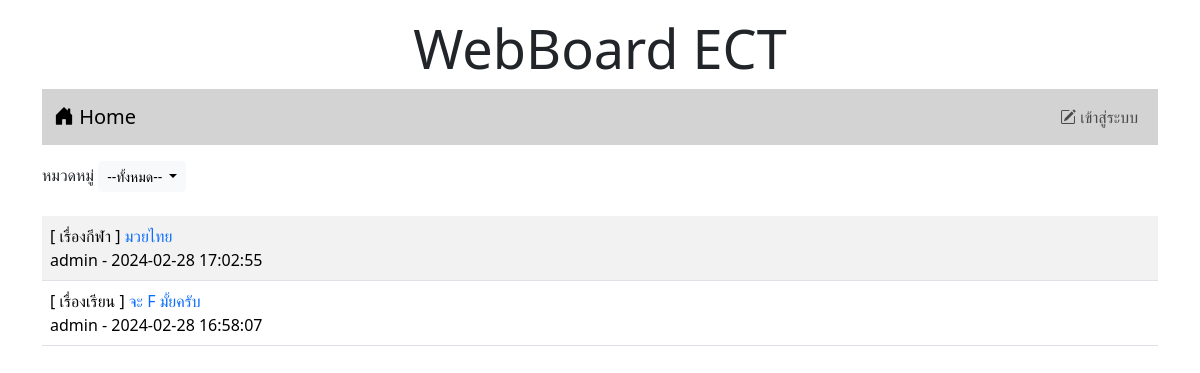
Before: / with the older database file.
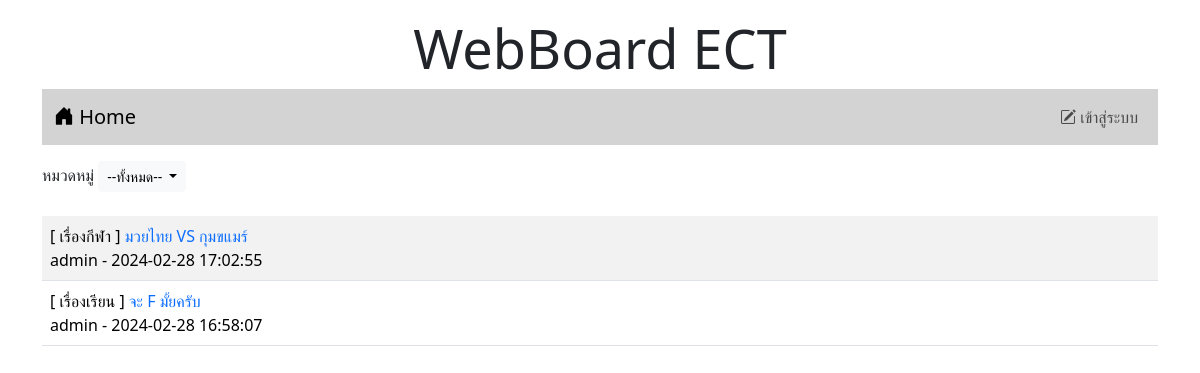
After: the same page with the newer database file.
### tables this page shows
CREATE TABLE `post` (
  `id` int(11) NOT NULL,
  `title` varchar(128) NOT NULL,
  `content` varchar(2048) NOT NULL,
  `post_date` datetime NOT NULL,
  `cat_id` int(11) NOT NULL,
  `user_id` int(11) NOT NULL
);

CREATE TABLE `category` (
  `id` int(11) NOT NULL,
  `name` varchar(32) NOT NULL
);

CREATE TABLE `user` (
  `id` int(11) NOT NULL,
  `login` varchar(32) NOT NULL,
  `password` varchar(64) NOT NULL,
  `name` varchar(64) NOT NULL,
  `gender` char(1) NOT NULL,
  `email` varchar(32) NOT NULL,
  `role` char(1) NOT NULL
);

### index.php (the view, shortened to what this page needs)
<!DOCTYPE html>
<html lang="en">
<head>
    <link rel="stylesheet" href="bootstrap-5.3.2-dist/css/bootstrap.min.css">
    <link rel="stylesheet" href="https://cdn.jsdelivr.net/npm/bootstrap-icons@1.11.3/font/bootstrap-icons.min.css">
</head>
<body>
    <div class="container-lg">
    <h1 style="text-align: center;font-size: 54px;"class="mt-3">WebBoard ECT</h1>
    <?php include "nav.php" ?>
<div class="mt-3 d-flex justify-content-between">
    <div>
    <label>หมวดหมู่</label>
        <span class="dropdown">
            <button class="btn btn-light btn-sm dropdown-toggle" type="button" data-bs-toggle="dropdown" aria-expanded="false">
            --ทั้งหมด--
        </button>
        </span>
    </div>
    </div>
    <table class="table table-striped mt-4 ">
        <?php
        $conn=new PDO("mysql:host=localhost;dbname=webboard;charset=utf8","root","");
        $sql="SELECT t3.name,t1.title,t1.id,t2.login,t1.post_date FROM post as t1
        INNER JOIN user as t2 ON (t1.user_id=t2.id)
        INNER JOIN category as t3 ON (t1.cat_id=t3.id) ORDER BY t1.post_date DESC";
        $result=$conn->query($sql);
        while($row=$result->fetch()){
            echo "<tr><td>[ $row[0] ] <a href=post.php?id=$row[2]
            style=text-decoration:none>$row[1]</a><br>$row[3] - $row[4]</td></tr>";
        }
        ?>
    </table>
</body>
</html>

Changed rows visible on the page:
changed post "เรื่องกีฬา": title "มวยไทย" → "มวยไทย VS กุมขแมร์"
